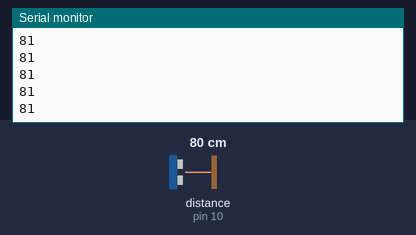
The sketch below on a simulated Arduino Uno, built with avr-gcc and run on an emulated ATmega328P. Parts: the last lines printed to the serial monitor. Inputs (shaded band) come from the test bench; at power-on: distance to the obstacle (sensor on pin 10) 80 cm. The echo pulse lasts 58.3 µs per cm.

Above: at 1.2 s.
1.3 s: distance to the obstacle (sensor on pin 10) set to 2 cm
At 1.35 s:
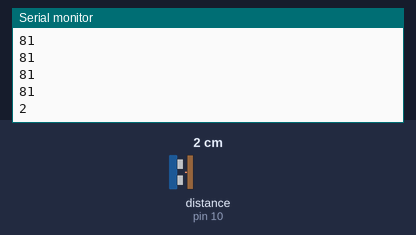
2.8 s: distance to the obstacle (sensor on pin 10) set to 4 cm
At 2.82 s:
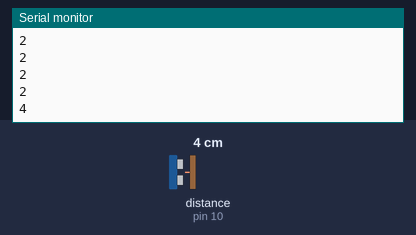
Timing chart, 0 to 5.8 s (numbered marks = the images above; inputs shaded):
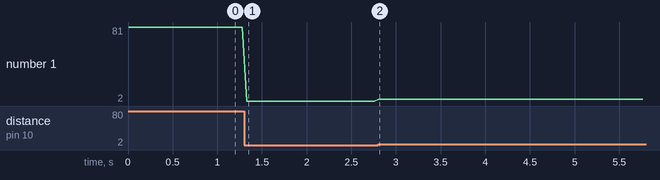

Measured:
- after the input at 1.3 s, the serial monitor: prints a new line at once (image 1)
- after the input at 2.8 s, the serial monitor: prints a new line at once (image 2)
- plotted number 1: 81 → 2 after the input at 1.3 s, 2 → 4 after the input at 2.8 s

The sketch:

ultrasonic_test.ino
```cpp
#include <NewPing.h>
#define USL1_Trig 24
#define USL1_Echo 14

#define USF1_Trig 26
#define USF1_Echo 19

#define UST_Trig 22
#define UST_Echo 18

#define US_down_Trig 11
#define US_down_Echo 10

#define max_distance 100

NewPing SonarL1(USL1_Trig, USL1_Echo, max_distance);
NewPing SonarF1(USF1_Trig, USF1_Echo, max_distance);
NewPing SonarT(UST_Trig, UST_Echo, max_distance);
NewPing SonarD(US_down_Trig, US_down_Echo, max_distance);

void setup() {
  Serial.begin(9600);
  // put your setup code here, to run once:

}

void loop() {
 read_US();

}

void read_US() {
  // Serial.print("1 ");
  // Serial.println(SonarL1.ping_cm());
  // Serial.print("2 ");
  // Serial.println(SonarF1.ping_cm());
  // Serial.print("3 ");
  // Serial.println(SonarT.ping_cm());
  // Serial.print("4");
  Serial.println(SonarD.ping_cm());

  delay(50);

}
```
